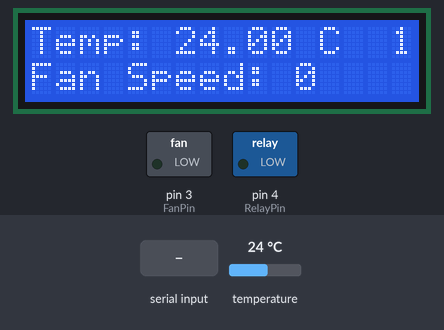
A sketch run on a simulated Arduino Uno, built with avr-gcc and run on an emulated ATmega328P. On the bench: 16×2 character LCD, switched loads named in the sketch (green lamp = pin HIGH). Inputs (shaded band) come from the test bench; at power-on: temperature 24 °C. What the sketch prints to the serial monitor is not drawn.

Above: at 1.2 s.
1.3 s: temperature set to 31.3 °C
At 3.1 s:
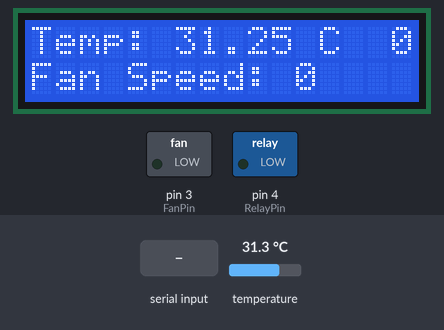
5.8 s: temperature set to 32.3 °C
At 7.3 s:
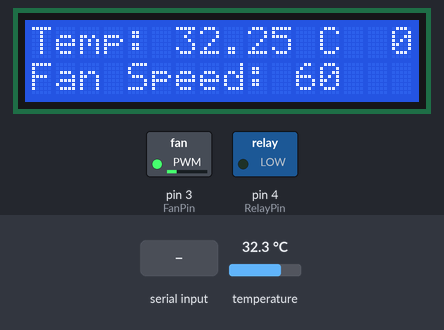
11.5 s: "1" received over Serial
At 14.6 s:
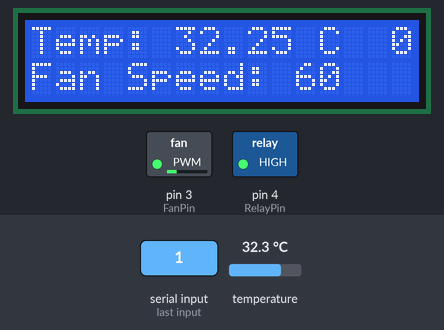
17.2 s: temperature set to 12 °C
At 19.3 s:
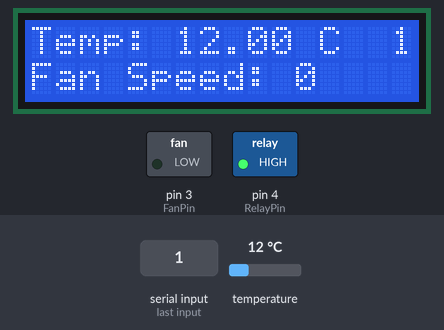
22.9 s: temperature set to 41 °C
At 25.0 s:
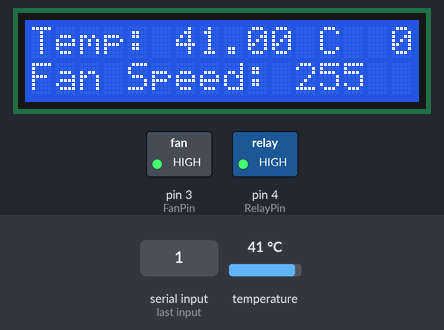
28.6 s: "0" received over Serial
At 29.7 s:
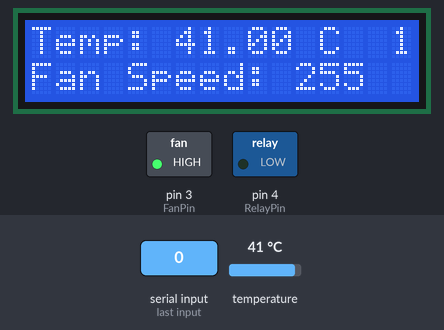
Timing chart, 0 to 31.6 s (numbered marks = the images above; inputs shaded):
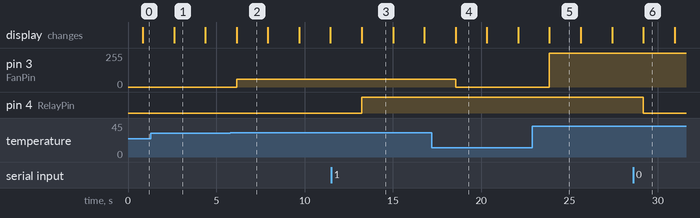

Measured:
- the behaviour switches between 31.9 and 32 °C on temperature (found by bisection; images 1 and 2)
- after the input at 1.3 s, the display: changes after 1.3 s (image 1)
- after the input at 5.8 s, pin 3 (FanPin): 0/255 → 60/255 after 0.35 s; the display: changes after 0.35 s (image 2)
- after the input at 11.5 s, pin 4 (RelayPin): LOW → HIGH after 1.7 s
- after the input at 17.2 s, pin 3 (FanPin): 60/255 → 0/255 after 1.3 s; the display: changes after 1.4 s (image 4)
- after the input at 22.9 s, pin 3 (FanPin): 0/255 → 255/255 after 0.96 s; the display: changes after 0.97 s (image 5)
- after the input at 28.6 s, pin 4 (RelayPin): HIGH → LOW after 0.58 s

The sketch:

Home_Automation.ino
```cpp
#include <LiquidCrystal.h>
#include <OneWire.h>
#include <DallasTemperature.h>

#define ONE_WIRE_BUS 12
#define RelayPin 4
#define RELAY_ON 1
#define RELAY_OFF 0
#define FanPin 3

int fanSpeed = 0;
float tempC;
char data;
bool flag = 0;
const int rs = 7, en = 6, d4 = 8, d5 = 9, d6 = 10, d7 = 11;

LiquidCrystal lcd(rs, en, d4, d5, d6, d7);
OneWire oneWire(ONE_WIRE_BUS);
DallasTemperature sensors(&oneWire);

void bluetooth() {

  if (Serial.available() > 0) {
    data = Serial.read();
    Serial.print(data);
    if (data == '1') {
      digitalWrite(RelayPin, RELAY_ON);
      Serial.println("Bulb is now turned ON.");
    } else if (data == '0') {
      digitalWrite(RelayPin, RELAY_OFF);
      Serial.println("Bulb is now turned OFF.");
    }
  }
}

void display_temp() {

  sensors.requestTemperatures();  // Request temperature in Celsius readings from DS18B20
  tempC = sensors.getTempCByIndex(0);

  if (tempC != DEVICE_DISCONNECTED_C)
  {
    Serial.println("Temperature: ");
    Serial.print(tempC);
    Serial.print(" °C ");
  } else
  {
    Serial.println("Error: Could not read temperature data");
  }

  lcd.clear();
  lcd.setCursor(0, 0);
  lcd.print(F("Temp: "));
  lcd.print(tempC);
  lcd.print(F(" C  "));
  lcd.print(flag = !flag);

}

void Fan_Speed_Control() {

  if (tempC < 32)
  {
    fanSpeed = 0;
  } else if (tempC >= 32 && tempC < 34)
  {
    fanSpeed = 60;
  } else if (tempC >= 34 && tempC < 37)
  {
    fanSpeed = 140;
  } else if (tempC >=37 )
  {
    fanSpeed = 255;
  }

  analogWrite(FanPin, fanSpeed);
  Serial.print("Fan Speed: ");
  Serial.println(fanSpeed);

  lcd.setCursor(0, 1);
  lcd.print(F("Fan Speed: "));
  lcd.print(fanSpeed);

}

void setup() {

  Serial.begin(9600);
  lcd.begin(16, 2);
  pinMode(RelayPin, OUTPUT);
  pinMode(FanPin, OUTPUT);
  digitalWrite(RelayPin, RELAY_OFF);
  digitalWrite(FanPin, LOW);
}

void loop() {

  display_temp();
  bluetooth();
  Fan_Speed_Control();
  delay(1000);

}
```
